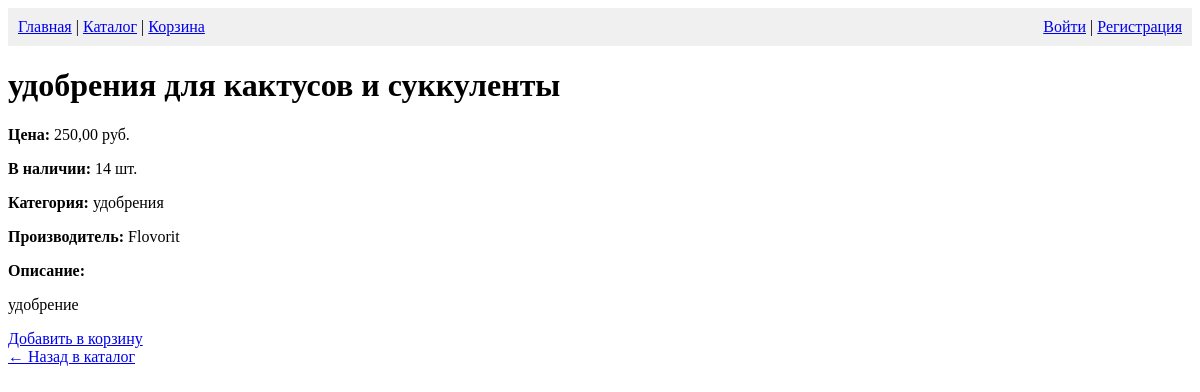
/catalog/1/, run on an earlier commit of the app's database.
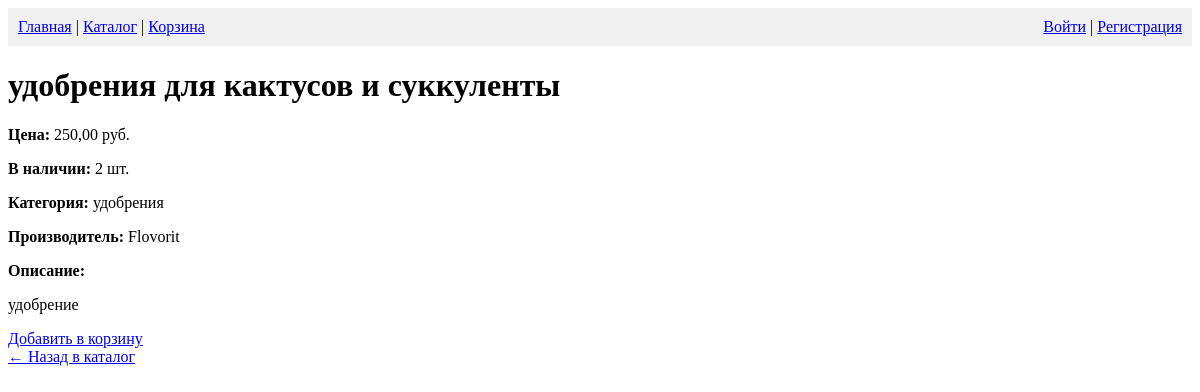
And on a later commit of the database.
### shop/models.py (models this page shows, shortened)
class Product(models.Model):
    name = models.CharField(max_length=200)
    description = models.TextField()
    photo = models.ImageField(upload_to='products/')
    price = models.DecimalField(max_digits=10, decimal_places=2)
    stock = models.IntegerField()
    category = models.ForeignKey(Category, on_delete=models.CASCADE)
    manufacturer = models.ForeignKey(Manufacturer, on_delete=models.CASCADE)

class Category(models.Model):
    name = models.CharField(max_length=100)
    description = models.TextField(blank=True)

class Manufacturer(models.Model):
    name = models.CharField(max_length=100)
    country = models.CharField(max_length=100)
    description = models.TextField(blank=True)

### shop/views.py (the view)
# urls.py: path('catalog/<int:pk>/', views.product_detail, name='product_detail'),
def product_detail(request, pk):
    return render(request, 'shop/product_detail.html', {
        'product': get_object_or_404(Product, id=pk)
    })

### shop/templates/shop/product_detail.html (shortened to what this page needs)
<!DOCTYPE html>
<html>
<head>
</head>
<body>
    <div style="background-color: #f0f0f0; padding: 10px; margin-bottom: 20px;">
        <a href="/">Главная</a> |
        <a href="/catalog/">Каталог</a> |
        <a href="/cart/">Корзина</a>
        <span style="float: right;">
            {% if user.is_authenticated %}
                {{ user.username }} |
                <form method="post" action="/accounts/logout/" style="display: inline;">
                    {% csrf_token %}
                    <button type="submit" style="background: none; border: none; color: blue; cursor: pointer; text-decoration: underline;">Сменить пользователя</button>
                </form>
            {% else %}
                <a href="/accounts/login/">Войти</a> |
                <a href="/admin/auth/user/add/">Регистрация</a>
            {% endif %}
        </span>
    </div>
    <h1>{{ product.name }}</h1>
    <p><strong>Цена:</strong> {{ product.price }} руб.</p>
    <p><strong>В наличии:</strong> {{ product.stock }} шт.</p>
    <p><strong>Категория:</strong> {{ product.category.name }}</p>
    <p><strong>Производитель:</strong> {{ product.manufacturer.name }}</p>
    <p><strong>Описание:</strong></p>
    <p>{{ product.description }}</p>
    <a href="/cart/add/{{ product.id }}/">Добавить в корзину</a>
    <br>
    <a href="/catalog/">← Назад в каталог</a>
</body>
</html>

What changed in the data, as far as the page shows it:
changed Product "удобрения для кактусов и суккуленты": stock "14" → "2"
